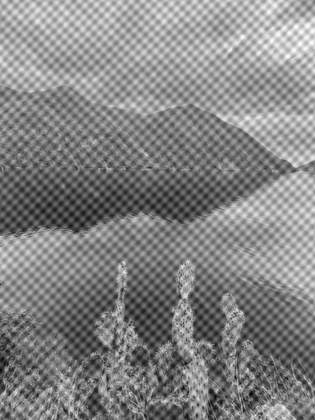
%> input picture hw3/san_domenico.png, 315 x 420 px, shrunk from 480 x 640 before the run
$ octave seventh.m   (GNU Octave 9; MATLAB toolbox functions it lacks are replaced by stand-ins)
%> lines starting %> are read from the running program, lines starting %| are printed output that depends on the picture; in (x1, y1, x2, y2) boxes, pixels count from 0 and x2, y2 are one past the last pixel; in counts of white or black regions, pixels touching at a corner belong together; the program's own positions count from 1
img = imread('san_domenico.png');
%> img is the input picture: size 420x315 uint8; min 0, max 255, mean 132.3
img = im2double(img);
%> img: size 420x315 double
figure
imshow(img);
title('Original Image');


Fshift = fftshift(fft2(img)); % 2D FFT and shifting the low frequency components (i.e. zero  frequency component) to the center, making it easier to apply frequency-based operations.
magnitude_spectrum = 20*log10(abs(Fshift));
figure;
imshow(magnitude_spectrum, []);
imwrite(magnitude_spectrum, "Magnitude_Spectrum_of_FFT.png");
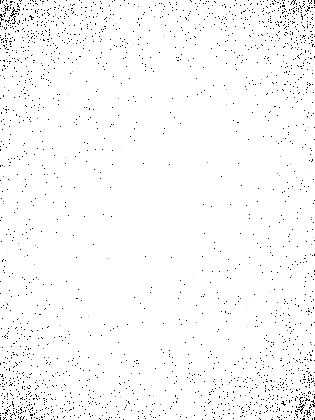
%> saved as Magnitude_Spectrum_of_FFT.png: size 420x315 uint8; min 0, max 255, mean 249.7
title('Magnitude Spectrum of FFT');


[M, N] = size(img);
%> M = 420; N = 315
% filter shape, notch width, frequency of notches.
H1 = notch_reject_filter([M, N], 18, 50, 30);
%> after the loop in notch_reject_filter, `for i=1:M`:
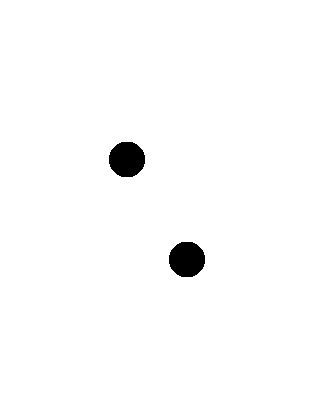
%> F: size 420x315 double; values 0 (black) and 1 (white), 98.5% white; 2 black regions, box (x1, y1, x2, y2) and area: (109, 142, 145, 177) 1012, (169, 242, 205, 277) 1012
H2 = notch_reject_filter([M, N], 18, -40, 37);
%> after the loop in notch_reject_filter (call 2), `for i=1:M`: F: size 420x315 double; values 0 (black) and 1 (white), 98.5% white; 2 black regions, box (x1, y1, x2, y2) and area: (176, 152, 212, 187) 1012, (102, 232, 138, 267) 1012
H3 = notch_reject_filter([M, N], 18, 40, 30);
%> call 3 of notch_reject_filter, with shape = [420 315], notch_width = 18, i_frequency = 40, j_frequency = 30
%> after the loop in notch_reject_filter (call 3), `for i=1:M`:
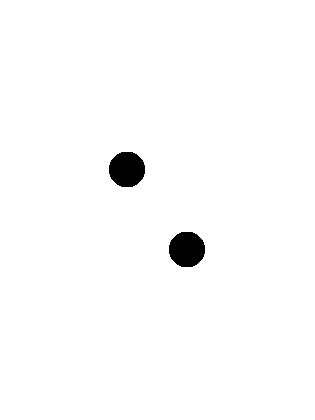
%> F: size 420x315 double; values 0 (black) and 1 (white), 98.5% white; 2 black regions, box (x1, y1, x2, y2) and area: (109, 152, 145, 187) 1012, (169, 232, 205, 267) 1012
H4 = notch_reject_filter([M, N], 18, -40, 28);
%> call 4 of notch_reject_filter, with shape = [420 315], notch_width = 18, i_frequency = -40, j_frequency = 28
%> after the loop in notch_reject_filter (call 4), `for i=1:M`:
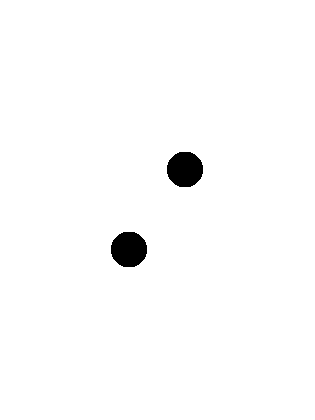
%> F: size 420x315 double; values 0 (black) and 1 (white), 98.5% white; 2 black regions, box (x1, y1, x2, y2) and area: (167, 152, 203, 187) 1012, (111, 232, 147, 267) 1012
NotchFilter = H1 .* H2 .* H3 .* H4;
notchRejectFilter = magnitude_spectrum .* NotchFilter;
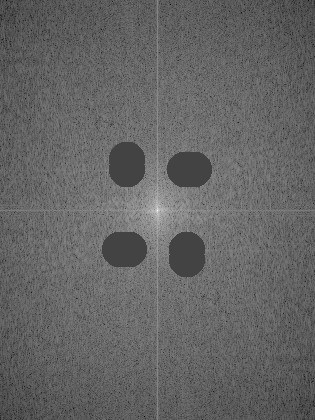
%> notchRejectFilter: size 420x315 double; min -35.09, max 96.73, mean 17.1; drawn with min black and max white
figure;
imshow(notchRejectFilter, []);
imwrite(notchRejectFilter, "notch_reject_filter.png")
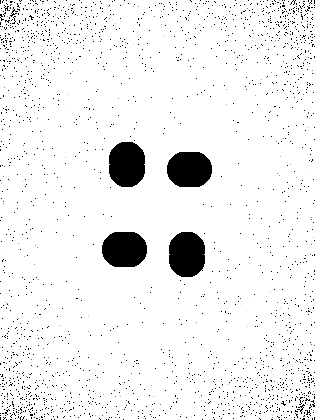
%> saved as notch_reject_filter.png: size 420x315 uint8; min 0, max 255, mean 239.3
title('Notch Reject Filter');


final_img = abs(ifft2(ifftshift(Fshift .* NotchFilter)));
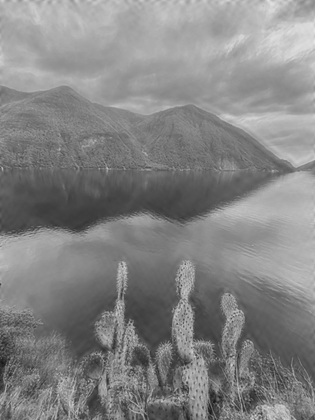
%> final_img: size 420x315 double; min 0.0818, max 0.901, mean 0.519
figure;
imshow(final_img, []);
imwrite(final_img, "Restored_Image.png")
title('Final Image');

% function takes a shape, that is  the shape of the filter and is expected to be a 2-element
% vector containing the number of rows and columns, a notch width, and
% frequency of notches
function F = notch_reject_filter(shape, notch_width, i_frequency, j_frequency)
    % extract dimensions of the filter shape
    M= shape(1);
    N= shape(2);
    % initialize filter matrix MxNwith zeros.
    F = zeros(M, N);
    % iterate over the filter
    for i=1:M
        for j=1:N
            % euclidean distances
            % from point (u, v) to center of the filter
            % calculate distance to the center with positive frequency coordinates
            distances_uv_center_with_positive_freq_coordinates = sqrt((i - M/2 + i_frequency)^2 + (j - N/2 + j_frequency)^2);
            % with negative
            distances_uv_center_with_negative_freq_coordinates = sqrt((i - M/2 - i_frequency)^2 + (j - N/2 - j_frequency)^2);

            if distances_uv_center_with_positive_freq_coordinates <= notch_width || distances_uv_center_with_negative_freq_coordinates <= notch_width
                F(i, j) = 0.0;
            else
                F(i, j) = 1.0;
            end
        end
    end
end
